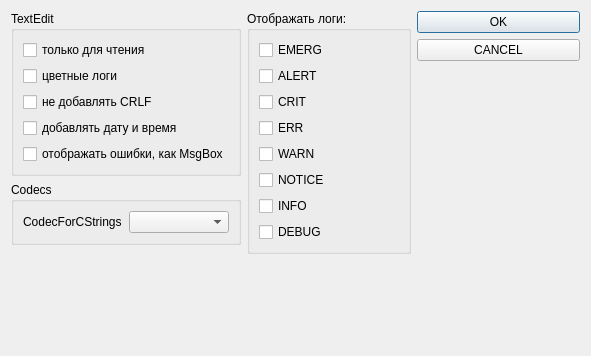
<?xml version="1.0" encoding="UTF-8"?>
<ui version="4.0">
 <class>LogDock_options</class>
 <widget class="QDialog" name="LogDock_options">
  <property name="geometry">
   <rect>
    <x>0</x>
    <y>0</y>
    <width>591</width>
    <height>356</height>
   </rect>
  </property>
  <property name="windowTitle">
   <string>Dialog</string>
  </property>
  <layout class="QHBoxLayout" name="horizontalLayout">
   <item>
    <layout class="QVBoxLayout" name="verticalLayout_2">
     <item>
      <widget class="QGroupBox" name="groupBox_2">
       <property name="title">
        <string>TextEdit</string>
       </property>
       <layout class="QVBoxLayout" name="verticalLayout_4">
        <item>
         <widget class="QCheckBox" name="cb_readonly">
          <property name="text">
           <string>только для чтения</string>
          </property>
         </widget>
        </item>
        <item>
         <widget class="QCheckBox" name="checkBox_10">
          <property name="text">
           <string>цветные логи</string>
          </property>
         </widget>
        </item>
        <item>
         <widget class="QCheckBox" name="checkBox_11">
          <property name="text">
           <string>не добавлять CRLF</string>
          </property>
         </widget>
        </item>
        <item>
         <widget class="QCheckBox" name="checkBox_12">
          <property name="text">
           <string>добавлять дату и время</string>
          </property>
         </widget>
        </item>
        <item>
         <widget class="QCheckBox" name="checkBox_13">
          <property name="text">
           <string>отображать ошибки, как MsgBox</string>
          </property>
         </widget>
        </item>
       </layout>
      </widget>
     </item>
     <item>
      <widget class="QGroupBox" name="groupBox_3">
       <property name="title">
        <string>Codecs</string>
       </property>
       <layout class="QVBoxLayout" name="verticalLayout_5">
        <item>
         <layout class="QHBoxLayout" name="horizontalLayout_2">
          <item>
           <widget class="QLabel" name="label_2">
            <property name="text">
             <string>CodecForCStrings</string>
            </property>
           </widget>
          </item>
          <item>
           <widget class="QComboBox" name="cb_CodecForCStrings"/>
          </item>
         </layout>
        </item>
       </layout>
      </widget>
     </item>
     <item>
      <spacer name="verticalSpacer">
       <property name="orientation">
        <enum>Qt::Vertical</enum>
       </property>
       <property name="sizeHint" stdset="0">
        <size>
         <width>20</width>
         <height>40</height>
        </size>
       </property>
      </spacer>
     </item>
    </layout>
   </item>
   <item>
    <layout class="QVBoxLayout" name="verticalLayout_6">
     <item>
      <widget class="QGroupBox" name="groupBox">
       <property name="title">
        <string>Отображать логи:</string>
       </property>
       <layout class="QVBoxLayout" name="verticalLayout">
        <item>
         <widget class="QCheckBox" name="cb_EMERG">
          <property name="text">
           <string>EMERG</string>
          </property>
         </widget>
        </item>
        <item>
         <widget class="QCheckBox" name="cb_ALERT">
          <property name="text">
           <string>ALERT</string>
          </property>
         </widget>
        </item>
        <item>
         <widget class="QCheckBox" name="cb_CRIT">
          <property name="text">
           <string>CRIT</string>
          </property>
         </widget>
        </item>
        <item>
         <widget class="QCheckBox" name="cb_ERR">
          <property name="text">
           <string>ERR</string>
          </property>
         </widget>
        </item>
        <item>
         <widget class="QCheckBox" name="cb_WARN">
          <property name="text">
           <string>WARN</string>
          </property>
         </widget>
        </item>
        <item>
         <widget class="QCheckBox" name="cb_NOTICE">
          <property name="text">
           <string>NOTICE</string>
          </property>
         </widget>
        </item>
        <item>
         <widget class="QCheckBox" name="cb_INFO">
          <property name="text">
           <string>INFO</string>
          </property>
         </widget>
        </item>
        <item>
         <widget class="QCheckBox" name="cb_DEBUG">
          <property name="text">
           <string>DEBUG</string>
          </property>
         </widget>
        </item>
       </layout>
      </widget>
     </item>
     <item>
      <spacer name="verticalSpacer_3">
       <property name="orientation">
        <enum>Qt::Vertical</enum>
       </property>
       <property name="sizeHint" stdset="0">
        <size>
         <width>20</width>
         <height>40</height>
        </size>
       </property>
      </spacer>
     </item>
    </layout>
   </item>
   <item>
    <layout class="QVBoxLayout" name="verticalLayout_3">
     <item>
      <widget class="QPushButton" name="btn_ok">
       <property name="text">
        <string>OK</string>
       </property>
      </widget>
     </item>
     <item>
      <widget class="QPushButton" name="btn_cancel">
       <property name="text">
        <string>CANCEL</string>
       </property>
      </widget>
     </item>
     <item>
      <spacer name="verticalSpacer_2">
       <property name="orientation">
        <enum>Qt::Vertical</enum>
       </property>
       <property name="sizeHint" stdset="0">
        <size>
         <width>20</width>
         <height>40</height>
        </size>
       </property>
      </spacer>
     </item>
    </layout>
   </item>
  </layout>
 </widget>
 <resources/>
 <connections/>
</ui>
